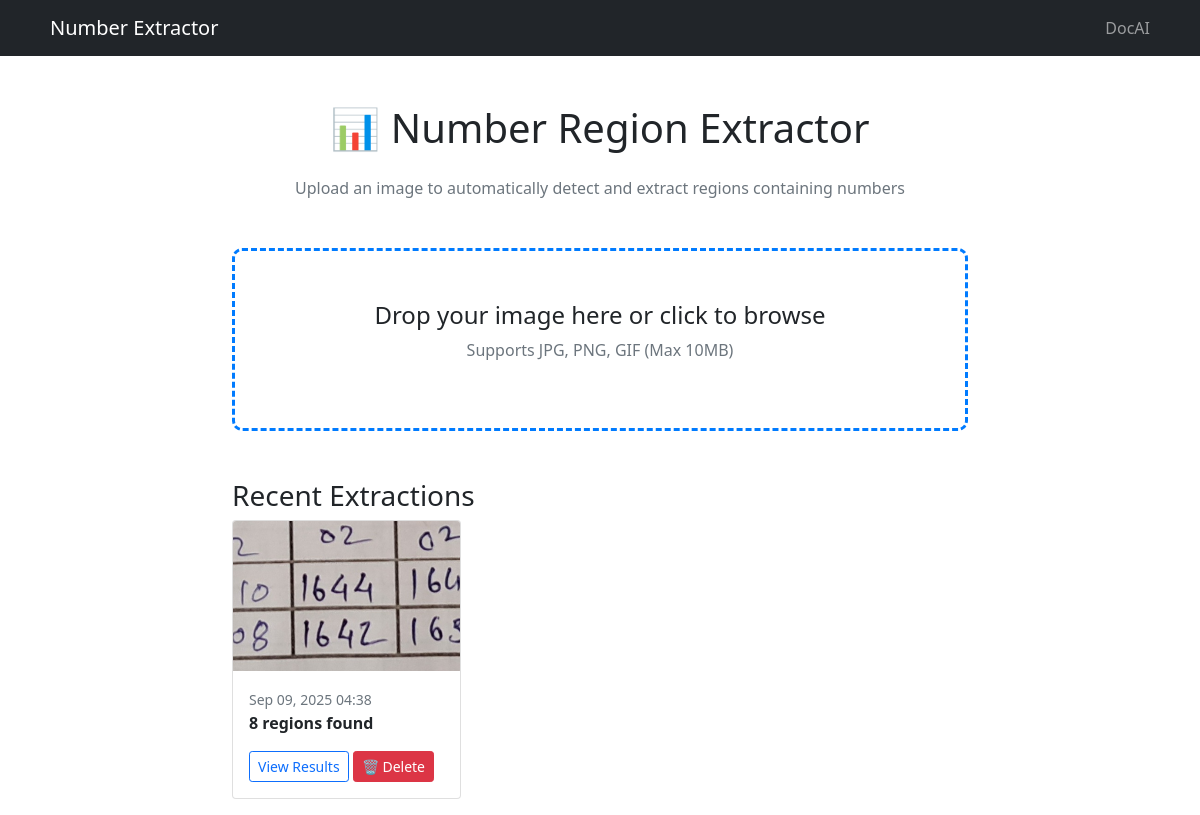
The page /extractor/ on the database its author committed.
### extractor/models.py (models this page shows, shortened)
class UploadedImage(models.Model):
    original_image = models.ImageField(upload_to='uploads/')
    uploaded_at = models.DateTimeField(default=timezone.now)
    processed = models.BooleanField(default=False)
    total_regions_found = models.IntegerField(default=0)

### extractor/views.py (the view, shortened to what this page needs)
# urls.py: path('', views.ImageUploadView.as_view(), name='upload'),
class ImageUploadView(View):
    def get(self, request):
        form = ImageUploadForm()
        recent_images = UploadedImage.objects.filter(processed=True).order_by('-uploaded_at')[:5]
        return render(request, 'extractor/upload.html', {
            'form': form,
            'recent_images': recent_images
        })

### extractor/templates/extractor/upload.html (shortened to what this page needs)
<!DOCTYPE html>
<html lang="en">
<head>
    <link href="https://cdn.jsdelivr.net/npm/bootstrap@5.1.3/dist/css/bootstrap.min.css" rel="stylesheet">
</head>
<body>
    <nav class="navbar navbar-expand-lg navbar-dark bg-dark">
        <div class="container">
            <a class="navbar-brand" href="{% url 'db_manager:dashboard' %}">
                Number Extractor
            </a>
            <div class="navbar-nav ms-auto">
                <a class="nav-link" href="/DocAI/">DocAI</a>
            </div>
        </div>
    </nav>
    <div class="container mt-5">
        <div class="row">
            <div class="col-md-8 mx-auto">
                <h1 class="text-center mb-4">📊 Number Region Extractor</h1>
                <p class="text-center text-muted mb-5">Upload an image to automatically detect and extract regions containing numbers</p>
                <form method="post" enctype="multipart/form-data" id="uploadForm">
                    <div class="drop-zone" id="dropZone">
                        <div id="dropContent">
                            <h4>Drop your image here or click to browse</h4>
                            <p class="text-muted">Supports JPG, PNG, GIF (Max 10MB)</p>
                        </div>
                    </div>
                </form>
                {% if recent_images %}
                <div class="mt-5">
                    <h3>Recent Extractions</h3>
                    <div class="row">
                        {% for image in recent_images %}
                        <div class="col-md-4 mb-3">
                            <div class="card">
                                <img src="{{ image.original_image.url }}" class="card-img-top" style="height: 150px; object-fit: cover;">
                                <div class="card-body">
                                    <p class="card-text">
                                        <small class="text-muted">{{ image.uploaded_at|date:"M d, Y H:i" }}</small><br>
                                        <strong>{{ image.total_regions_found }} regions found</strong>
                                    </p>
                                    <a href="{% url 'results' image.id %}" class="btn btn-sm btn-outline-primary">View Results</a>
                                    <form action="{% url 'delete_uploaded_image' image.id %}" method="post" style="display:inline;">
                                    <button type="submit" class="btn btn-danger btn-sm">🗑 Delete</button>
                                    </form>
                                </div>
                            </div>
                        </div>
                        {% endfor %}
                    </div>
                </div>
                {% endif %}
            </div>
        </div>
    </div>
</body>
</html>

### extractor/templates/extractor/upload.html (style rules this page uses)
.drop-zone { border: 3px dashed #007bff; border-radius: 10px; padding: 50px; text-align: center; cursor: pointer; transition: all 0.3s ease; }

### rows shown on the page
UploadedImage: original_image (picture), uploaded_at "Sep 09, 2025 04:38", total_regions_found "8"
